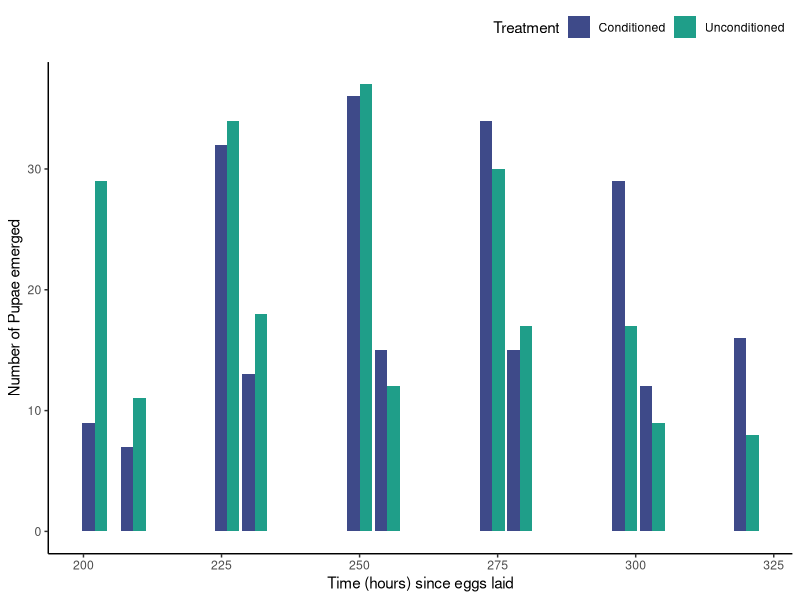

Write R code to recreate this figure. (Note: this script raises an error after producing the figure.)
## Packages
library(tidyverse)
library(ggplot2)
library(readxl)
library(viridis)

## Read data in
pupae_fitness <- read_excel("data/fitness_experiment/pupae_data.xlsx")

## choosing colours from virids to use
viridis_colors <- viridis(10)

## Creating a plot (bar plot for now)
pupae_fitness_plot <- ggplot(pupae_fitness, aes(x = `time (hours)`, y = pupae, fill = treatment)) +
  geom_bar(stat = "identity", position = "dodge") +
  #geom_line(aes(col = treatment), position = position_dodge(width = 1)) +
  scale_fill_manual(values = viridis_colors[c(3,6)], labels =  c("Conditioned", "Unconditioned")) +
  theme_classic() +
  theme(legend.position = "top",
        legend.justification = "right") + 
  labs(x = "Time (hours) since eggs laid", 
       y = "Number of Pupae emerged") +
  labs(fill = "Treatment")


fly_fitness_plot <- ggplot(fly_fitness_tidy, aes(x = `time_hours`, y = count, fill = sex_treatment)) +
  geom_bar(stat = "identity", position = "dodge") +
  #geom_line(aes(col = treatment), position = position_dodge(width = 1)) +
  scale_fill_manual(values = viridis_colors[c(1,7,3,8)], labels =  c("Female Conditioned", "Female Unconditioned", "Male Conditioned", 'Male Unconditioned')) +
  theme_classic() + 
  theme(legend.position = "top",
        legend.justification = "right") + 
  labs(x = "Time (hours) since eggs laid", 
       y = "Pupae") +
  labs(fill = "Treatment")

## Read data in
fly_fitness <- read_excel("data/fitness_experiment/fly_data.xlsx")


fly_fitness_tidy <- tidyr::pivot_longer(data = fly_fitness ,
                                 cols = c(females, males),
                                 names_to = "sex",
                                 values_to = "count")


fly_fitness_tidy$sex_treatment <- paste(fly_fitness_tidy$sex, fly_fitness_tidy$treatment, sep = "_")


library(ggplot2)

# Assuming your time_hours column is in fly_fitness_tidy dataframe
fly_fitness_tidy$time_category <- cut(fly_fitness_tidy$time_hours, breaks = c(350, 450, 550), labels = c("350-450", "450-550"), include.lowest = TRUE)

# Assuming your time_hours column is in fly_fitness_tidy dataframe
# Creating two separate dataframes based on time_category

# Subset for time category 350-450
fly_fitness_350_450 <- fly_fitness_tidy[fly_fitness_tidy$time_category == "350-450", ]

# Subset for time category 450-550
fly_fitness_450_550 <- fly_fitness_tidy[fly_fitness_tidy$time_category == "450-550", ]



one <- ggplot(fly_fitness_350_450 , aes(x = time_hours, y = count, fill = sex_treatment)) +
  geom_bar(position="dodge", stat="identity") +
  theme_bw() + 
  theme(legend.position = "none") + 
  ylim(0,30) +
  xlim(350,450) 

two <- ggplot(fly_fitness_450_550 , aes(x = time_hours, y = count, fill = sex_treatment)) +
  geom_bar(position="dodge", stat="identity") + 
  theme_bw() +
  theme(legend.position = "none") + 
  ylim(0,30)+
  xlim(450,550) + 
  ylab("") 

one + two
